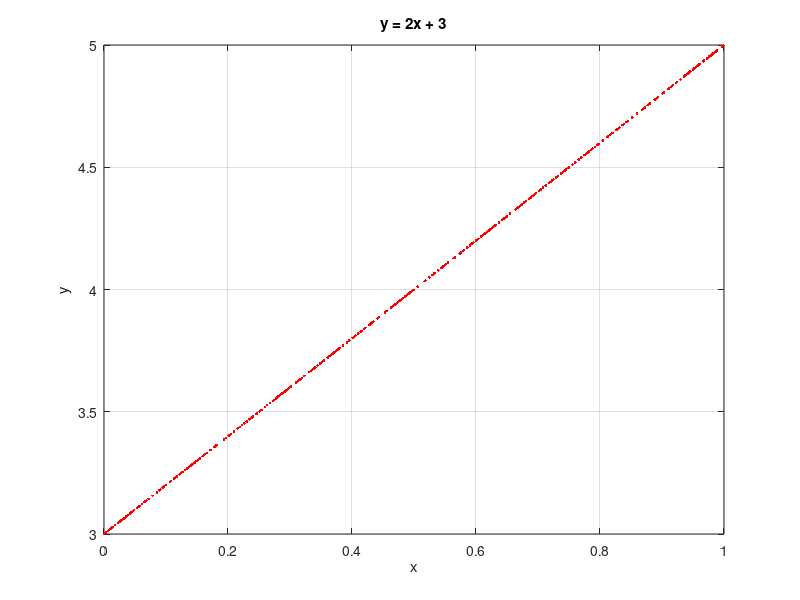

Here is the MATLAB script that generated this plot:
function [X, y] = GetRegressionDataset1()
%GETREGRESSIONDATASET1 2D dataset for regression
    rng(5);
    X = rand(500,1);
    y = 2 * X + 3;
    plot(X(:,1),y,'r.')
    
    title("y = 2x + 3")
    xlabel("x")
    ylabel("y")
    
    grid on
    XR1 = [X y];
    save('XR1.mat','XR1');
end
